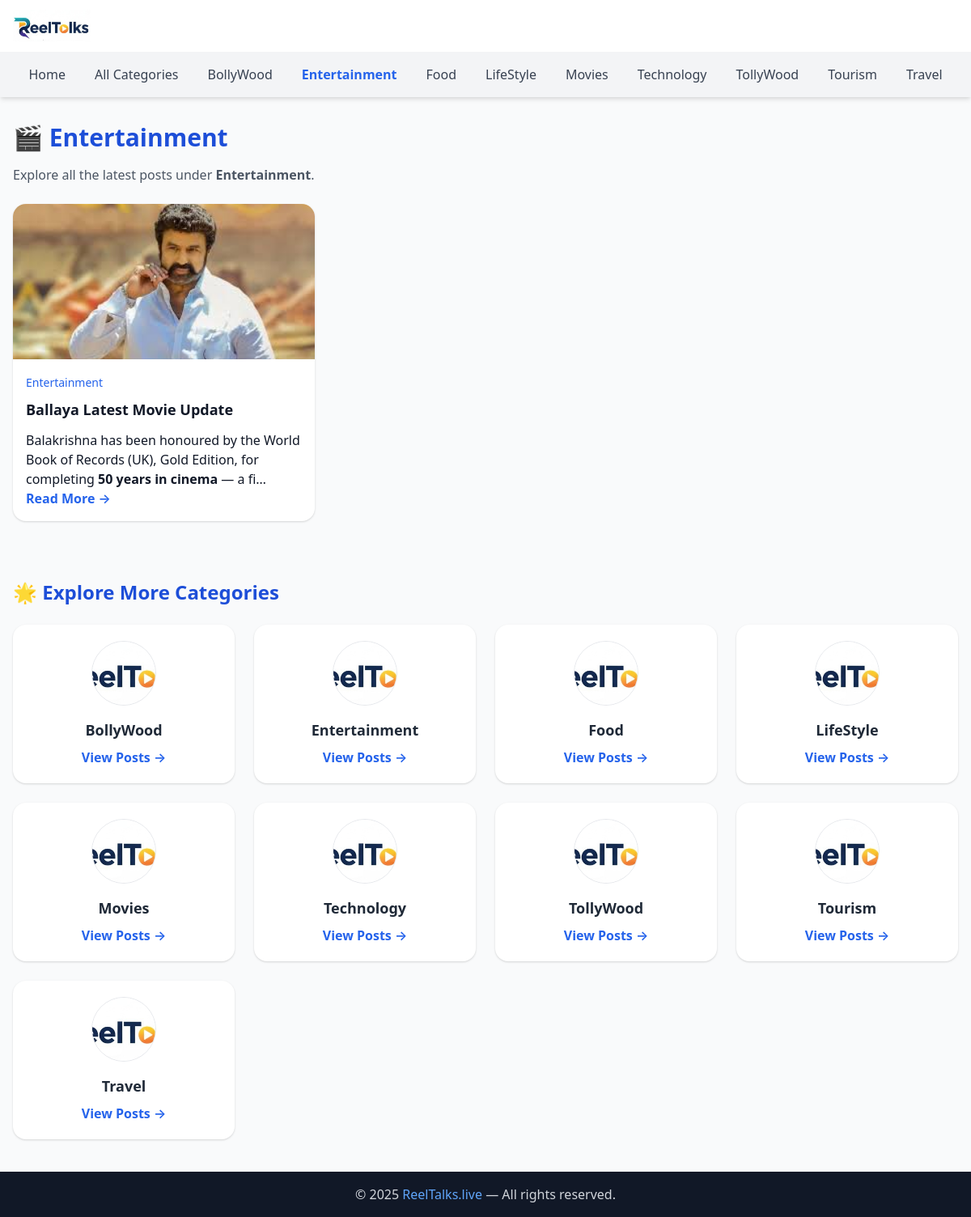
The app's page /category/Entertainment/ with its own data.
### ReelBlog/models.py (models this page shows, shortened)
class Category(models.Model):
    name = models.CharField(max_length=100, unique=True)
    class Meta:
        verbose_name_plural = "Categories"
        ordering = ['name']

class Post(models.Model):
    title = models.CharField(max_length=200)
    category = models.ForeignKey(Category, on_delete=models.CASCADE, related_name='posts')
    image = models.ImageField(upload_to='post_images/', blank=True, null=True)
    content = CKEditor5Field('Text', config_name='default')  # ✅ correct field for CKEditor5
    created_at = models.DateTimeField(auto_now_add=True)
    trending = models.BooleanField(default=False)
    class Meta:
        ordering = ['-created_at']

### ReelBlog/views.py (the view)
# urls.py: path('category/<str:category_name>/', views.category_posts, name='category_posts'),
def category_posts(request, category_name):
    category = get_object_or_404(Category, name=category_name)
    posts = Post.objects.filter(category=category)
    categories = Category.objects.all()
    return render(request, 'ReelBlog/category_posts.html', {'category': category, 'posts': posts, 'categories': categories})

### ReelBlog/templates/ReelBlog/category_posts.html (shortened to what this page needs)
{% load static %}
<!DOCTYPE html>
<html lang="en">
<head>
    <link href="https://cdn.jsdelivr.net/npm/tailwindcss@2.2.19/dist/tailwind.min.css" rel="stylesheet">
</head>
<body class="bg-gray-50 text-gray-900">
<header class="bg-white shadow-md sticky top-0 z-50">
    <div class="max-w-7xl mx-auto px-4 py-3 flex justify-between items-center">
        <a href="{% url 'ReelBlog:home' %}" class="flex items-center space-x-2">
            <img src="{% static 'images/Logo24.jpg' %}" alt="ReelTalks Logo" class="h-10 w-auto object-contain">
        </a>
    </div>
    <nav id="main-nav" class="bg-gray-100 md:flex items-center justify-center space-x-4 hidden md:block">
        <div class="flex flex-wrap justify-center space-x-3 py-2">
            <a href="{% url 'ReelBlog:home' %}" class="text-gray-700 hover:text-blue-600 px-3 py-2 font-medium">Home</a>
            <a href="#categories" class="text-gray-700 hover:text-blue-600 px-3 py-2 font-medium">All Categories</a>
            {% for cat in categories %}
                <a href="{% url 'ReelBlog:category_posts' cat.name %}"
                   class="text-gray-700 hover:text-blue-600 px-3 py-2 font-medium {% if cat.name == category.name %}text-blue-600 font-semibold{% endif %}">
                   {{ cat.name }}
                </a>
            {% endfor %}
        </div>
    </nav>
</header>
<main>
<section class="max-w-7xl mx-auto px-4 py-8">
    <h1 class="text-3xl font-bold text-blue-700 mb-4">🎬 {{ category.name }}</h1>
    <p class="text-gray-600 mb-6">Explore all the latest posts under <strong>{{ category.name }}</strong>.</p>
    {% if posts %}
    <div class="grid sm:grid-cols-2 lg:grid-cols-3 gap-6">
        {% for post in posts %}
        <div class="bg-white rounded-2xl shadow hover:shadow-lg overflow-hidden transition">
            {% if post.image %}
                <img src="{{ post.image.url }}" alt="{{ post.title }}" loading="lazy" class="w-full h-48 object-cover">
            {% endif %}
            <div class="p-4">
                <span class="text-sm text-blue-600 font-medium">{{ post.category.name }}</span>
                <h4 class="font-semibold text-lg my-2">{{ post.title|truncatechars:60 }}</h4>
                <p class="text-gray-600 text-sm mb-3">{{ post.content|truncatechars_html:120|safe }}</p>
                <a href="{% url 'ReelBlog:blog_detail' post.id %}" class="text-blue-600 font-semibold hover:underline">Read More →</a>
            </div>
        </div>
        {% endfor %}
    </div>
    {% else %}
        <p class="text-gray-500 italic">No posts found in this category yet.</p>
    {% endif %}
</section>
<section id="categories" class="max-w-7xl mx-auto px-4 py-10">
    <h2 class="text-2xl font-bold text-blue-700 mb-6">🌟 Explore More Categories</h2>
    <div class="grid sm:grid-cols-2 lg:grid-cols-4 gap-6">
        {% for cat in categories %}
        <div class="bg-white rounded-2xl shadow hover:shadow-lg transition overflow-hidden text-center p-5">
            <img src="{% static 'images/Logo24.jpg' %}" alt="{{ cat.name }}" class="w-20 h-20 mx-auto mb-4 object-cover rounded-full border">
            <h3 class="font-semibold text-lg text-gray-800 mb-2">{{ cat.name }}</h3>
            <a href="{% url 'ReelBlog:category_posts' cat.name %}" class="text-blue-600 font-semibold hover:underline">View Posts →</a>
        </div>
        {% endfor %}
    </div>
</section>
</main>
<footer class="bg-gray-900 text-gray-300 text-center py-4 mt-auto">
    <p>© 2025 <a href="https://reeltalks.live" class="text-blue-400 hover:underline">ReelTalks.live</a> — All rights reserved.</p>
</footer>
</body>
</html>

### ReelBlog/templates/ReelBlog/category_posts.html (style rules this page uses)
body { display: flex; flex-direction: column; min-height: 100vh; }
main { flex: 1; }

### records on screen
Category: name "BollyWood"
Category: name "Entertainment"
Category: name "Food"
Category: name "LifeStyle"
Category: name "Movies"
Category: name "Technology"
Category: name "TollyWood"
Category: name "Tourism"
Category: name "Travel"
Post: image (picture), category.name "Entertainment", title "Ballaya Latest Movie Update", content "Balakrishna has been honoured by the World Book of Records (UK), Gold Edition, for completing 50 years in cinema — a fi…"
